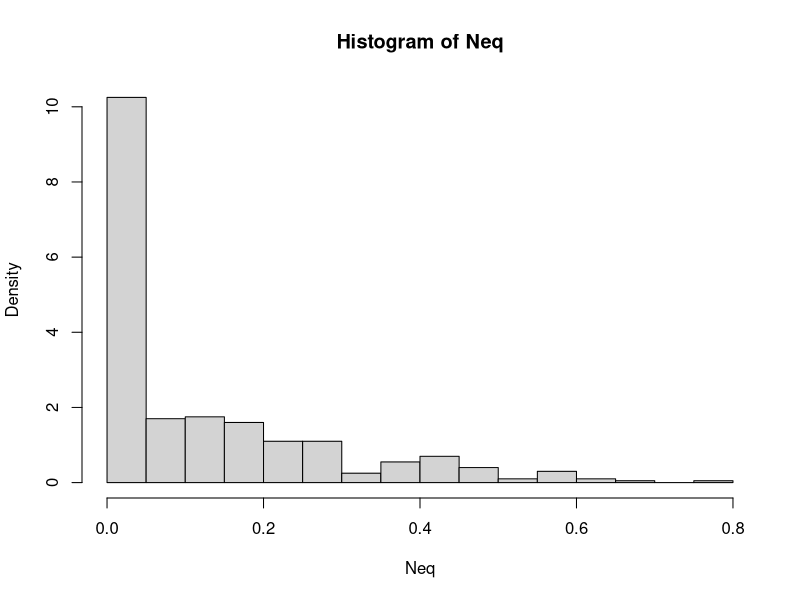
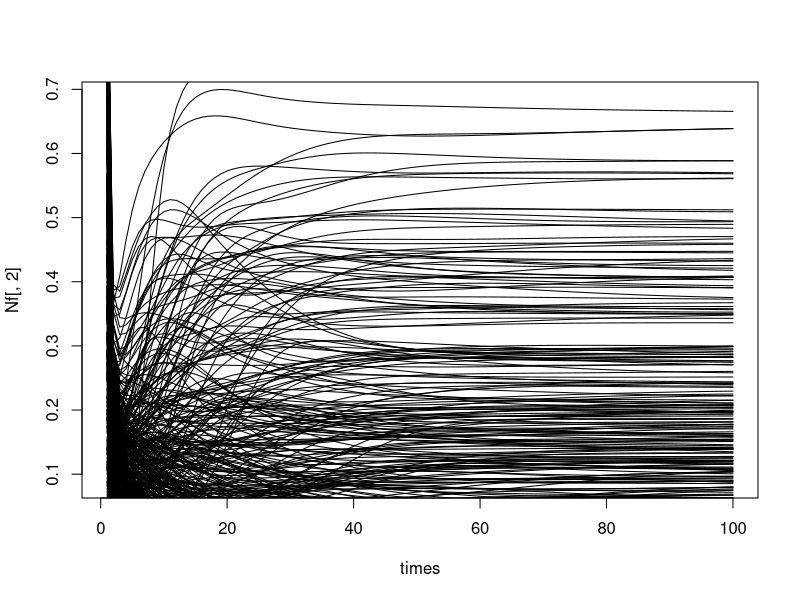
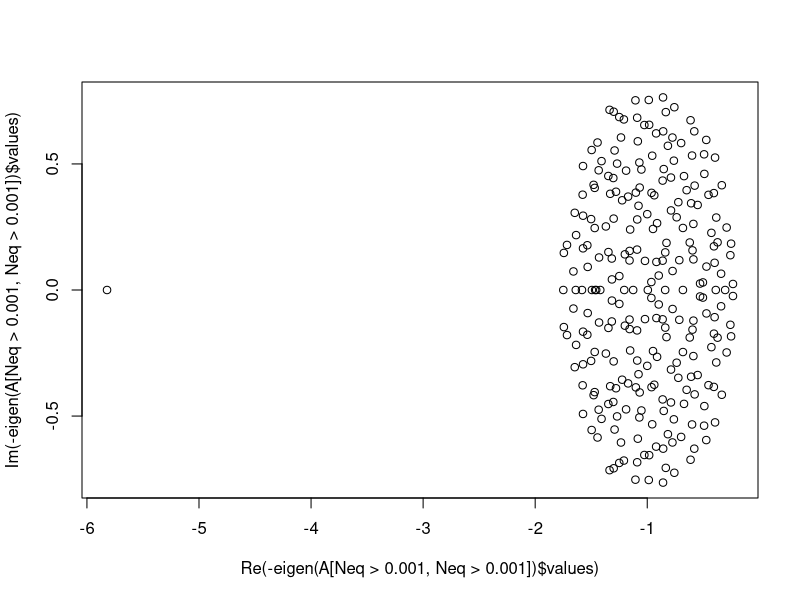

R code for these plots, in order:


#Parameters
S=400  #number of species
meanA= .02  #average interaction
sigA=0.05 #std of interactions
sigK =.1 #std of K
Nmin = 0.00001 #Extinction threshold

#Carrying capacities
K=rnorm(S,1,sigK )
#Interactions
a=matrix(rnorm( S*S , 0,1   ),S,S)   #random with mean 0, var 1
A=meanA + sigA*a
diag(A)<-1

#Lotka volterra
eqs <- function(t,x,params){
  #x[x<Nmin]=0 #Avoid negative abundances
  dx = x *( K  - A%*%x ) 
  return(list(dx))
}

library(deSolve)

N0 = runif(S) #Random initial abundances
times=1:100 #Times at which the simulation is run

Nf=ode(N0, times=times, eqs ) #Run simulation

Neq=Nf[100,-1] #Abundances at final time step

#Abundance distribution at final time step
hist(Neq,freq=FALSE,breaks=20)

#Time series of abundances
plot(times,Nf[,2],type="l")
for (i in 3:S+1){
  lines(times,Nf[,i])
}

#Eigenvalues of matrix of survivors
plot(-eigen(A[Neq>0.001,Neq>0.001])$values)
